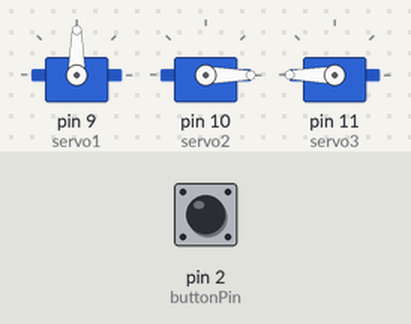
This sketch was run on a simulated Arduino Uno, built with avr-gcc and run on an emulated ATmega328P. Parts: 3 × servo. The test bench sets the inputs (shaded band); at power-on: pin 2 (buttonPin) HIGH.

Above: at 1.3 s.
1.4 s: pin 2 (buttonPin) pulled LOW for 0.15 s
At 2.2 s:
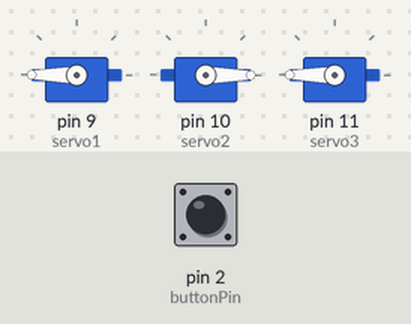
At 7.3 s:
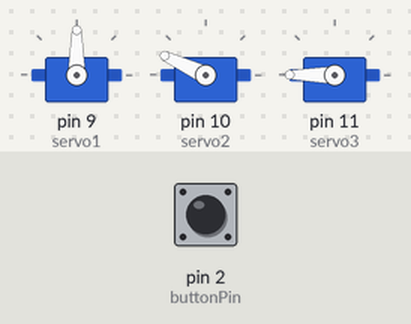
10.5 s: pin 2 (buttonPin) pulled LOW for 1 s
At 14.0 s:
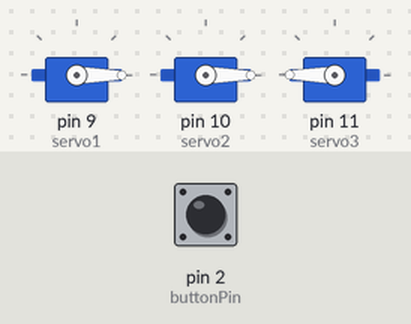
Timing chart, 0 to 22.2 s (numbered marks = the images above; inputs shaded):
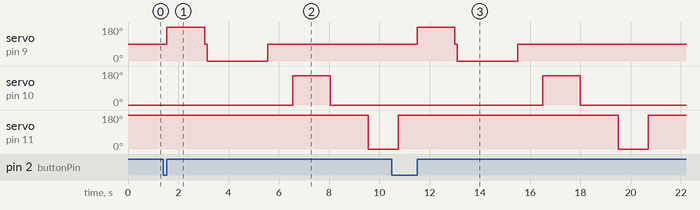

The sketch:

LaundryFolder.ino
```cpp
#include <Servo.h>

//Servo1 = Left/Right Panels
//Servo2 = Top Panel
//Servo3 = Trapdoor

// Define servo motor objects
Servo servo1;
Servo servo2;
Servo servo3;

// Pin for the button
const int buttonPin = 2;
// Button States
int prevButtonState = LOW;
int buttonState = LOW;

// Variable to track whether the sequence has been executed
bool sequenceExecuted = false;
// Variable to track if it's the first run
bool firstRun = true;

void setup() {
  // Initialize button pin as input
  pinMode(buttonPin, INPUT_PULLUP);

  // Attach the servo without moving it
  servo1.attach(9);
  servo1.write(90);

  servo2.attach(10);
  servo2.write(0);

  servo3.attach(11);
  servo3.write(180);

  delay(100);
}

void loop() {
  buttonState = digitalRead(buttonPin);

  if (firstRun) {
    if (buttonState == HIGH) {
      firstRun = false;
    }
  } else {
    if (buttonState == HIGH && prevButtonState == LOW && !sequenceExecuted) {
      executeServoSequence();
      sequenceExecuted = true;
    } else if (buttonState == LOW && prevButtonState == HIGH) {
      // Button release and reset
      sequenceExecuted = false;
    }
  }

  prevButtonState = buttonState;
}


void executeServoSequence() {
  // Servo1
  servo1.write(180);
  delay(1500);
  servo1.write(90);
  delay(100);
  servo1.write(0);
  delay(2400);
  servo1.write(90);
  delay(1000);

  // Servo2
  servo2.write(155);
  delay(500);
  delay(1000);
  servo2.write(0);
  delay(500);
  delay(1000);

  // Servo3
  servo3.write(0);
  delay(700);
  delay(500);
  servo3.write(180);
  delay(700);
}
```

Measured:
- after the input at 1.4 s, servo on pin 9 (servo1): 90° → 180° after 0.15 s, → 90° 1.5 s later, → 0° 0.10 s later, → 90° 2.4 s later; servo on pin 10 (servo2): 0° → 155° after 5.2 s, → 0° 1.5 s later; servo on pin 11 (servo3): 180° → 0° after 8.2 s
- after the input at 10.5 s, servo on pin 9 (servo1): 90° → 180° after 1.0 s, → 90° 1.5 s later, → 0° 0.10 s later, → 90° 2.4 s later; servo on pin 10 (servo2): 0° → 155° after 6.0 s, → 0° 1.5 s later
